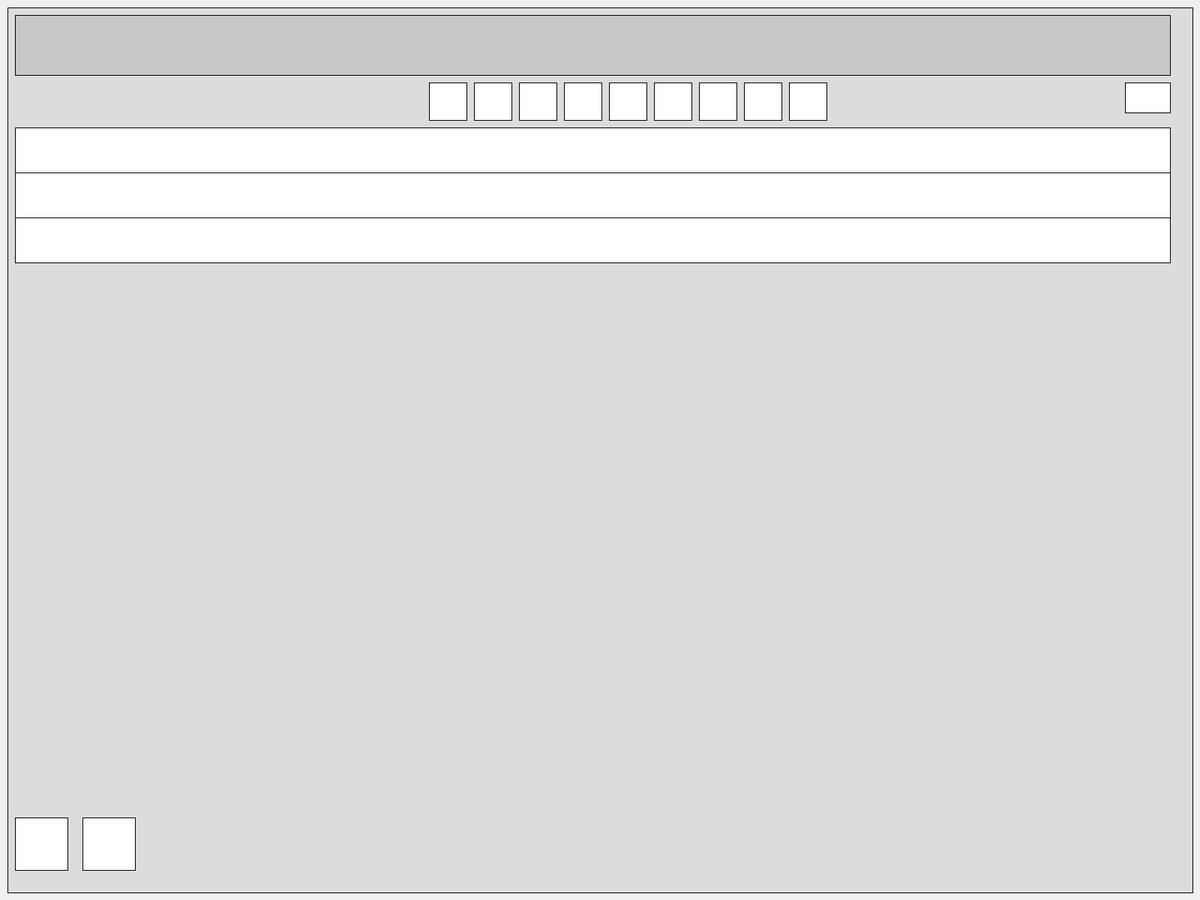
Frame 1 (no input)
Frame 60 (the mouse pressed at the canvas centre just before this capture): identical to frame 1, image omitted
Frame 120 (the mouse held since frame 60 and released just before this capture): identical to frame 1, image omitted

The Processing sketch that drew this single still picture (run headless with seeded random() and noise(); from frame 60 on, the mouse is pressed at the canvas centre):

// Processing sketch: c_DIVs
// ── c_DIVs.pde
// Global Variables for Screen Dimensions
int appWidth, appHeight;

// Layout Positions and Sizes
int mainX, mainY, mainWidth, mainHeight; // Main section
int headerX, headerY, headerWidth, headerHeight; // "Now Playing" Header
int controlsX, controlsY, buttonSize, buttonSpacing; // Control Buttons
int quitX, quitY, quitWidth, quitHeight; // Quit Button
int playlistX, playlistY, rowHeight, playlistWidth; // Playlist Grid
int iconX, iconY, iconSize, iconSpacing; // Bottom Icons

// Setup the canvas
void setup() {
  fullScreen(); // Fullscreen mode
  appWidth = width;
  appHeight = height;

  // Set up basic styles
  rectMode(CORNER);

  // Populate Layout Variables
  mainX = 10;
  mainY = 10;
  mainWidth = appWidth - 20;
  mainHeight = appHeight - 20;

  headerX = mainX + 10;
  headerY = mainY + 10;
  headerWidth = mainWidth - 40;
  headerHeight = 80;

  controlsX = appWidth * 1/2 - appWidth * 1/7;
  controlsY = headerY + headerHeight + 10;
  buttonSize = 50;
  buttonSpacing = 10;

  quitWidth = 60;
  quitHeight = 40;
  quitX = mainWidth - quitWidth - 20;
  quitY = controlsY;

  playlistX = mainX + 10;
  playlistY = controlsY + buttonSize + 10;
  playlistWidth = mainWidth - 40;
  rowHeight = 60;

  iconSize = 70;
  iconSpacing = 20;
  iconX = playlistX;
  iconY = mainHeight - iconSize - 20;
}

// Draw the UI layout
void draw() {
  background(240); // Light grey background

  // Main MP3 Player Section
  drawMainSection();
}

// Main Section
void drawMainSection() {
  // Main Background
  fill(220);
  stroke(0);
  rect(mainX, mainY, mainWidth, mainHeight);

  // "Now Playing" Header
  fill(200);
  rect(headerX, headerY, headerWidth, headerHeight);
  fill(0);

  // Controls Row (Playback Buttons)
  for (int i = 0; i < 9; i++) {
    fill(255); // White buttons
    rect(controlsX + i * (buttonSize + buttonSpacing), controlsY, buttonSize, buttonSize);
    fill(0);
  }

  // Quit Button (aligned to the right)
  fill(255); // Reset to white for the QUIT button
  stroke(0); // Black outline
  rect(quitX, quitY, quitWidth, quitHeight);
  fill(0); // Set text color to black

  // Playlist Grid
  for (int i = 0; i < 3; i++) {
    fill(255);
    stroke(0);
    rect(playlistX, playlistY + i * rowHeight, playlistWidth, rowHeight);
    fill(0);
  }

  // Bottom Icons
  for (int i = 0; i < 2; i++) {
    fill(255); // White background for icons
    stroke(0);
    rect(iconX + i * (iconSize + iconSpacing), iconY, iconSize, iconSize);
    fill(0);
  }
}

// Control Labels
String getControlLabel(int i) {
  String[] labels = {"|<", "<<", "Play", "Stop", ">>", ">|", "Loop", "Shuffle", "Mute"};
  return labels[i];
}

// Icon Labels
String getIconLabel(int i) {
  String[] labels = {"Settings", "Theme"};
  return labels[i];
}
